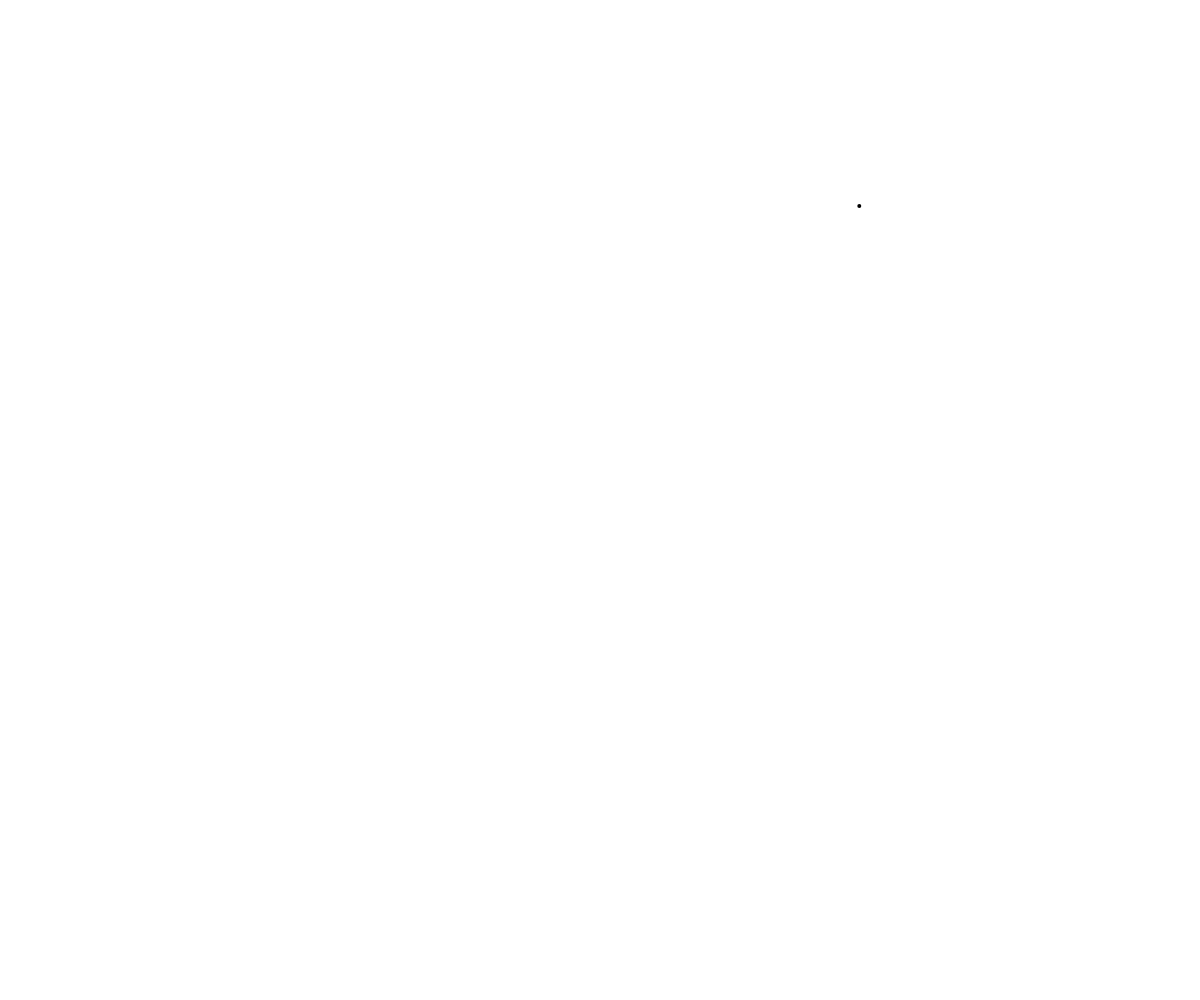
Frame 1 (no input)
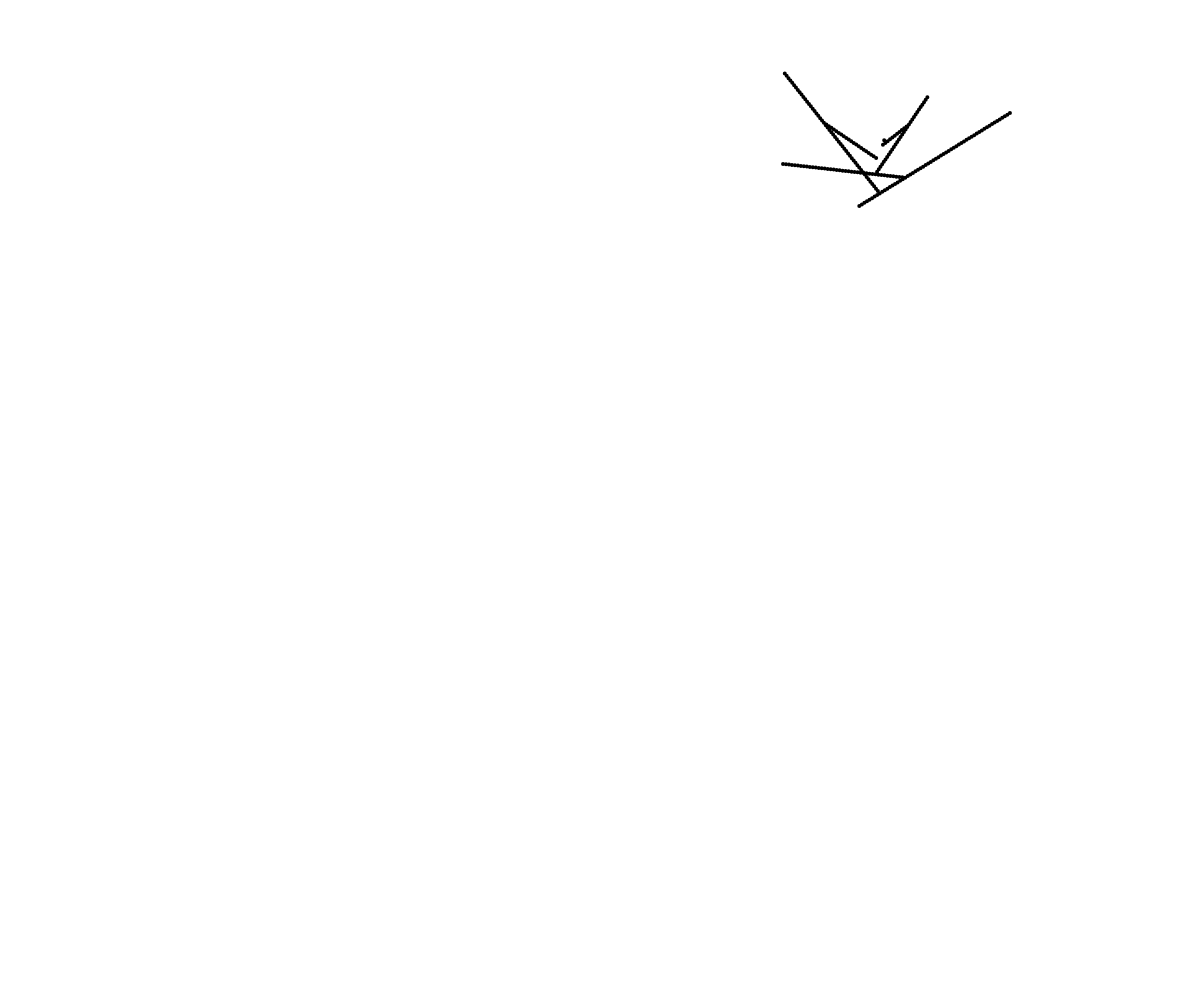
Frame 60 (no input)
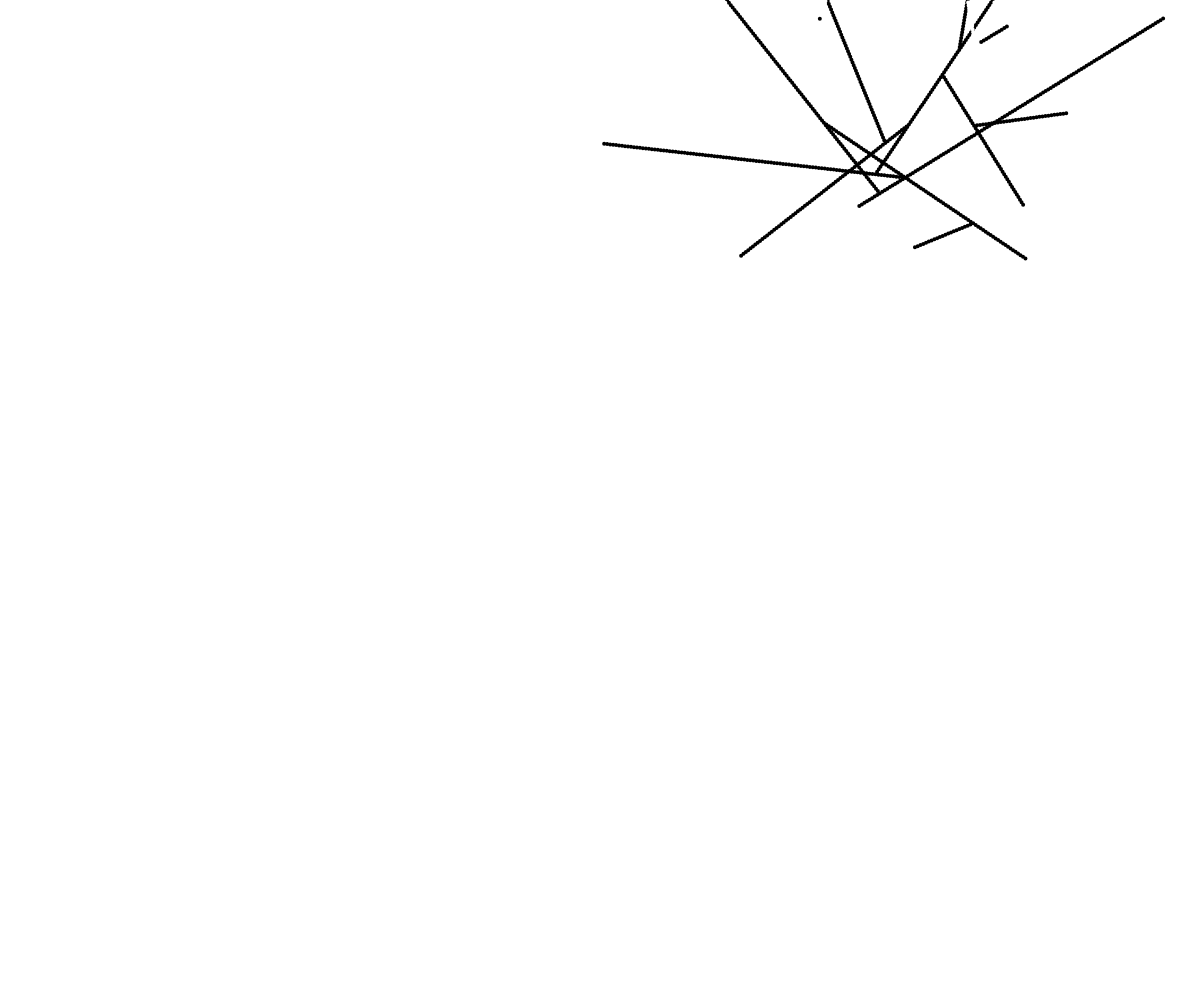
Frame 120 (the mouse pressed at the canvas centre since frame 60)

The p5.js sketch that drew these frames (run headless with seeded random() and noise() and a simulated clock; from frame 60 on, the mouse is pressed at the canvas centre):

// p5.js sketch
// ── sketch.js
let particles = [];
let particlemax = 200;
let defaultsize = 2;

function setup() {
  createCanvas(windowWidth, windowHeight);
  background(255);
  
  for(let i = 0; i < 1; i++){
    let newsize = defaultsize;
    let pos = createVector(random(newsize/2, width - newsize/2), random(newsize/2, height - newsize/2));
    particles[particles.length] = new Particle(newsize, pos);
  }
}

function draw() {
  //background(255);
  
  if(frameCount % 10 == 0 && frameCount > 0 && particles.length < particlemax){
    let newsize = defaultsize;
    let rparticle = particles[int(random(particles.length))];
    let pos = createVector(rparticle.position.x, rparticle.position.y);
    particles[particles.length] = new Particle(newsize, pos);
  }
  
  for(let i = 0; i < particles.length; i++){
    particles[i].update();
  }
  
  for(let i = 0; i < particles.length; i++){
    particles[i].show();
  }
}

class Particle{
  constructor(size, position){
    this.drawblack = true;
    this.age = 0;
    this.size = size;
    this.position = position;
    this.velocity = createVector(random(-1,1), random(-1,1));
    this.velocity.setMag(3);
  }
  
  update(){
    let bounce = false;
    if(this.position.y < this.size/2){
      this.velocity.y *= -1;
      bounce = true;
    }
    if(this.position.y > height - this.size/2){
      this.velocity.y *= -1;
      bounce = true;
    }
    if(this.position.x < this.size/2){
      this.velocity.x *= -1;
      bounce = true;
    }
    if(this.position.x > width - this.size/2){
      this.velocity.x *= -1;
      bounce = true;
    }
    if(bounce){
      this.drawblack = !this.drawblack;
    }
    
    this.position.add(this.velocity);
    this.age++;
  }
  
  show(){
    if(this.drawblack){
      fill(0);
      stroke(0);
    } else {
      fill(255);
      stroke(255);
    }
    strokeWeight(2);
    ellipse(this.position.x, this.position.y, this.size, this.size);
  }
}

function windowResized(){
  resizeCanvas(windowWidth,windowHeight);
}
